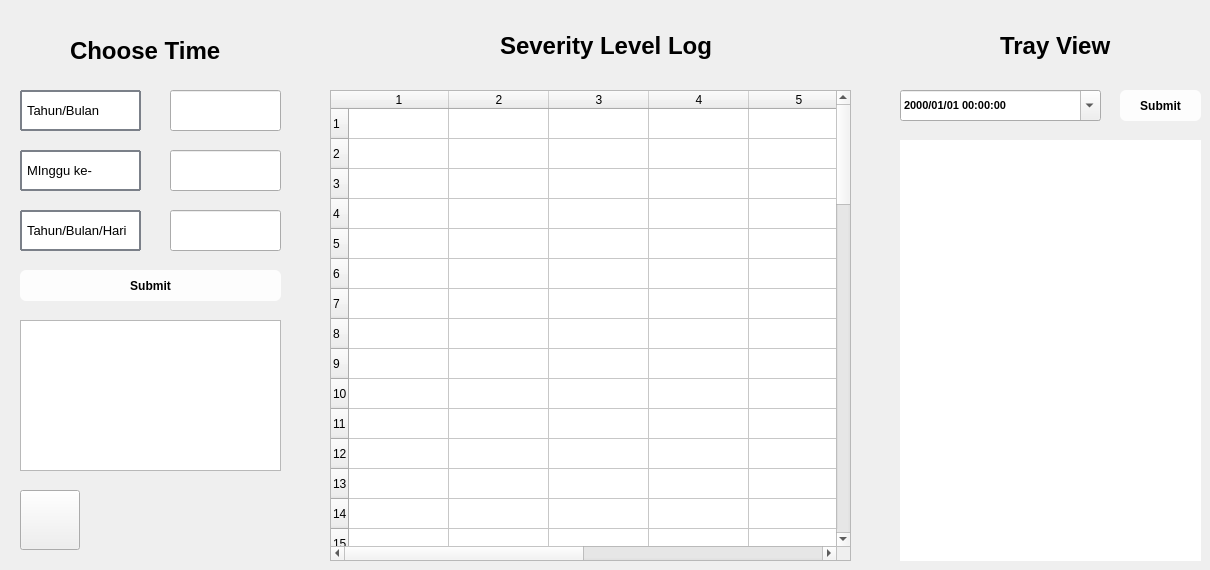
    <widget class="QWidget" name="severityPage">
     <widget class="QTableWidget" name="severityTable">
      <property name="geometry">
       <rect>
        <x>330</x>
        <y>90</y>
        <width>521</width>
        <height>471</height>
       </rect>
      </property>
      <property name="rowCount">
       <number>60</number>
      </property>
      <property name="columnCount">
       <number>8</number>
      </property>
      <row/>
      <row/>
      <row/>
      <row/>
      <row/>
      <row/>
      <row/>
      <row/>
      <row/>
      <row/>
      <row/>
      <row/>
      <row/>
      <row/>
      <row/>
      <row/>
      <row/>
      <row/>
      <row/>
      <row/>
      <row/>
      <row/>
      <row/>
      <row/>
      <row/>
      <row/>
      <row/>
      <row/>
      <row/>
      <row/>
      <row/>
      <row/>
      <row/>
      <row/>
      <row/>
      <row/>
      <row/>
      <row/>
      <row/>
      <row/>
      <row/>
      <row/>
      <row/>
      <row/>
      <row/>
      <row/>
      <row/>
      <row/>
      <row/>
      <row/>
      <row/>
      <row/>
      <row/>
      <row/>
      <row/>
      <row/>
      <row/>
      <row/>
      <row/>
      <row/>
      <column/>
      <column/>
      <column/>
      <column/>
      <column/>
      <column/>
      <column/>
      <column/>
     </widget>
     <widget class="QLabel" name="trayCamera">
      <property name="geometry">
       <rect>
        <x>900</x>
        <y>140</y>
        <width>301</width>
        <height>421</height>
       </rect>
      </property>
      <property name="styleSheet">
       <string notr="true">background-color:white;</string>
      </property>
      <property name="text">
       <string/>
      </property>
     </widget>
     <widget class="QLabel" name="logLogo">
      <property name="geometry">
       <rect>
        <x>460</x>
        <y>60</y>
        <width>51</width>
        <height>41</height>
       </rect>
      </property>
      <property name="text">
       <string/>
      </property>
      <property name="pixmap">
       <pixmap>../../../../Users/VICTUS/Downloads/1960242.png</pixmap>
      </property>
      <property name="scaledContents">
       <bool>true</bool>
      </property>
     </widget>
     <widget class="QLabel" name="chooseYearMonth">
      <property name="geometry">
       <rect>
        <x>20</x>
        <y>90</y>
        <width>121</width>
        <height>41</height>
       </rect>
      </property>
      <property name="font">
       <font>
        <pointsize>10</pointsize>
        <weight>50</weight>
        <bold>false</bold>
       </font>
      </property>
      <property name="styleSheet">
       <string notr="true">#chooseYearMonth {
    border: 2px solid #4CAF50;
    border-radius: 1px;
    padding: 2px;
	background-color: rgb(255, 255, 255);
	border-color: rgb(123, 128, 137);
}
</string>
      </property>
      <property name="text">
       <string>Tahun/Bulan</string>
      </property>
      <property name="wordWrap">
       <bool>true</bool>
      </property>
     </widget>
     <widget class="QLabel" name="chooseWeek">
      <property name="geometry">
       <rect>
        <x>20</x>
        <y>150</y>
        <width>121</width>
        <height>41</height>
       </rect>
      </property>
      <property name="font">
       <font>
        <pointsize>10</pointsize>
        <weight>50</weight>
        <bold>false</bold>
       </font>
      </property>
      <property name="styleSheet">
       <string notr="true">#chooseYearMonth, #chooseWeek, #chooseDate {
    border: 2px solid #4CAF50;
    border-radius: 1px;
    padding: 2px;
	background-color: rgb(255, 255, 255);
	border-color: rgb(123, 128, 137);
}
</string>
      </property>
      <property name="text">
       <string>MInggu ke-</string>
      </property>
      <property name="wordWrap">
       <bool>true</bool>
      </property>
     </widget>
     <widget class="QPushButton" name="submitDateTime">
      <property name="geometry">
       <rect>
        <x>20</x>
        <y>270</y>
        <width>261</width>
        <height>31</height>
       </rect>
      </property>
      <property name="styleSheet">
       <string notr="true">QPushButton {
	background-color: rgb(253, 253, 253);
    border-color: #2E8B57; /* SeaGreen */
    color: black;
    font-weight: bold;
    border: none;
    border-radius: 6px;
    padding: 8px 16px;
}

QPushButton:hover {
	border-color: rgb(85, 85, 255);
	background-color: rgb(166, 205, 255);
}

QPushButton:pressed {
    background-color: rgb(176, 176, 255);
}</string>
      </property>
      <property name="text">
       <string>Submit</string>
      </property>
     </widget>
     <widget class="QLabel" name="dashboardTitle_4">
      <property name="geometry">
       <rect>
        <x>70</x>
        <y>40</y>
        <width>151</width>
        <height>21</height>
       </rect>
      </property>
      <property name="font">
       <font>
        <pointsize>18</pointsize>
        <weight>75</weight>
        <bold>true</bold>
       </font>
      </property>
      <property name="text">
       <string>Choose Time</string>
      </property>
     </widget>
     <widget class="QLabel" name="dashboardTitle_5">
      <property name="geometry">
       <rect>
        <x>500</x>
        <y>30</y>
        <width>221</width>
        <height>31</height>
       </rect>
      </property>
      <property name="font">
       <font>
        <pointsize>18</pointsize>
        <weight>75</weight>
        <bold>true</bold>
       </font>
      </property>
      <property name="text">
       <string>Severity Level Log</string>
      </property>
     </widget>
     <widget class="QDateTimeEdit" name="dateTimeEdit">
      <property name="geometry">
       <rect>
        <x>900</x>
        <y>90</y>
        <width>201</width>
        <height>31</height>
       </rect>
      </property>
      <property name="font">
       <font>
        <pointsize>8</pointsize>
        <weight>75</weight>
        <bold>true</bold>
       </font>
      </property>
      <property name="styleSheet">
       <string notr="true">#QDateTimeEdit, QDateEdit, QSpinBox {
    border: 2px solid #2E8B57;
    border-radius: 6px;
    padding: 4px;
    background-color: #ffffff;
    color: #333333;
    font-size: 14px;
    border-color: rgb(123, 128, 137);
}</string>
      </property>
      <property name="displayFormat">
       <string>yyyy/MM/dd HH:mm:ss</string>
      </property>
      <property name="calendarPopup">
       <bool>true</bool>
      </property>
     </widget>
     <widget class="QLabel" name="dashboardTitle_6">
      <property name="geometry">
       <rect>
        <x>1000</x>
        <y>30</y>
        <width>121</width>
        <height>31</height>
       </rect>
      </property>
      <property name="font">
       <font>
        <pointsize>18</pointsize>
        <weight>75</weight>
        <bold>true</bold>
       </font>
      </property>
      <property name="text">
       <string>Tray View</string>
      </property>
     </widget>
     <widget class="QPushButton" name="submitDateTime_2">
      <property name="geometry">
       <rect>
        <x>1120</x>
        <y>90</y>
        <width>81</width>
        <height>31</height>
       </rect>
      </property>
      <property name="styleSheet">
       <string notr="true">QPushButton {
	background-color: rgb(253, 253, 253);
    border-color: #2E8B57; /* SeaGreen */
    color: black;
    font-weight: bold;
    border: none;
    border-radius: 6px;
    padding: 8px 16px;
}

QPushButton:hover {
	border-color: rgb(85, 85, 255);
	background-color: rgb(166, 205, 255);
}

QPushButton:pressed {
    background-color: rgb(176, 176, 255);
}</string>
      </property>
      <property name="text">
       <string>Submit</string>
      </property>
     </widget>
     <widget class="QPushButton" name="goDashboardFromSeverity">
      <property name="geometry">
       <rect>
        <x>20</x>
        <y>490</y>
        <width>60</width>
        <height>60</height>
       </rect>
      </property>
      <property name="font">
       <font>
        <pointsize>20</pointsize>
        <weight>75</weight>
        <bold>true</bold>
       </font>
      </property>
      <property name="text">
       <string/>
      </property>
      <property name="icon">
       <iconset>
        <normaloff>image-removebg-preview (2).png</normaloff>image-removebg-preview (2).png</iconset>
      </property>
      <property name="iconSize">
       <size>
        <width>40</width>
        <height>40</height>
       </size>
      </property>
     </widget>
     <widget class="QLabel" name="chooseDate">
      <property name="geometry">
       <rect>
        <x>20</x>
        <y>210</y>
        <width>121</width>
        <height>41</height>
       </rect>
      </property>
      <property name="font">
       <font>
        <pointsize>10</pointsize>
        <weight>50</weight>
        <bold>false</bold>
       </font>
      </property>
      <property name="styleSheet">
       <string notr="true">#chooseYearMonth, #chooseWeek, #chooseDate {
    border: 2px solid #4CAF50;
    border-radius: 1px;
    padding: 2px;
	background-color: rgb(255, 255, 255);
	border-color: rgb(123, 128, 137);
}
</string>
      </property>
      <property name="text">
       <string>Tahun/Bulan/Hari</string>
      </property>
      <property name="wordWrap">
       <bool>true</bool>
      </property>
     </widget>
     <widget class="QListWidget" name="dateAndTimeList">
      <property name="geometry">
       <rect>
        <x>20</x>
        <y>320</y>
        <width>261</width>
        <height>151</height>
       </rect>
      </property>
     </widget>
     <widget class="QLineEdit" name="yearMonthLine">
      <property name="geometry">
       <rect>
        <x>170</x>
        <y>90</y>
        <width>111</width>
        <height>41</height>
       </rect>
      </property>
      <property name="styleSheet">
       <string notr="true">#QDateTimeEdit, QDateEdit, QSpinBox, yearMonthLine {
    border: 20px solid #2E8B57;
    border-radius: 6px;
    padding: 4px;
    background-color: #ffffff;
    color: #333333;
    font-size: 14px;
    border-color: rgb(123, 128, 137);
}</string>
      </property>
      <property name="text">
       <string/>
      </property>
     </widget>
     <widget class="QLineEdit" name="yearMonthLine_2">
      <property name="geometry">
       <rect>
        <x>170</x>
        <y>150</y>
        <width>111</width>
        <height>41</height>
       </rect>
      </property>
      <property name="styleSheet">
       <string notr="true">#QDateTimeEdit, QDateEdit, QSpinBox, yearMonthLine, yearMonthLine_2 {
    border: 20px solid #2E8B57;
    border-radius: 6px;
    padding: 4px;
    background-color: #ffffff;
    color: #333333;
    font-size: 14px;
    border-color: rgb(123, 128, 137);
}</string>
      </property>
     </widget>
     <widget class="QLineEdit" name="yearMonthLine_3">
      <property name="geometry">
       <rect>
        <x>170</x>
        <y>210</y>
        <width>111</width>
        <height>41</height>
       </rect>
      </property>
      <property name="styleSheet">
       <string notr="true">#QDateTimeEdit, QDateEdit, QSpinBox, yearMonthLine, yearMonthLine_2 {
    border: 20px solid #2E8B57;
    border-radius: 6px;
    padding: 4px;
    background-color: #ffffff;
    color: #333333;
    font-size: 14px;
    border-color: rgb(123, 128, 137);
}</string>
      </property>
     </widget>
    </widget>
